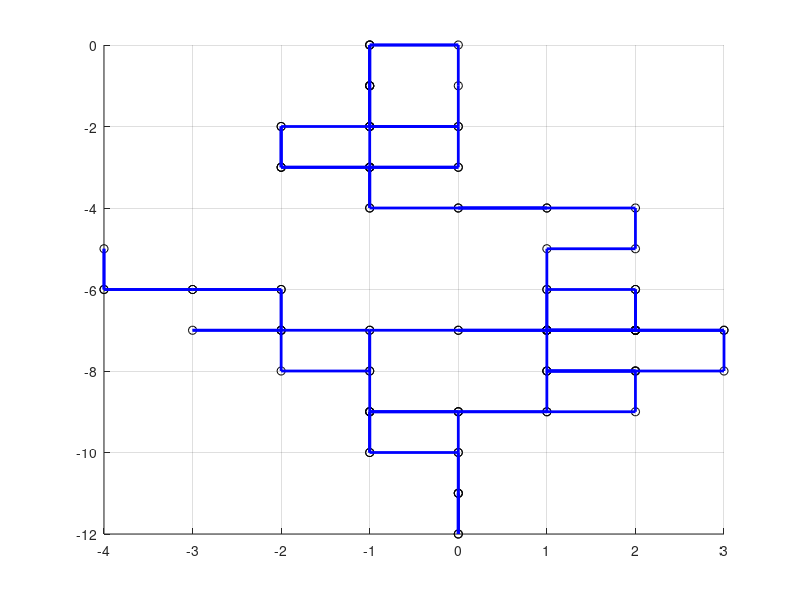

The MATLAB script that drew this image:
% Step 5, Generates a 2D array and prints it as an image

% initial variables
steps = 100;
canvas_size = 511;
pos = [0,0];
x_vals = pos(1);
y_vals = pos(2); 

% Initial array
image = ones(canvas_size, canvas_size);

 % loop for random walk generating map 
hold on 
for step = 1:steps
    dir = randi([1, 4]);
    switch dir
        case 1 % up
            if pos(2) < 255 
            pos(2) = pos(2) + 1;
            end 

        case 2 %right
            if pos(1) < 255
            pos(1) = pos(1) + 1;
            end

        case 3 % south
            if pos(2) > -255 
            pos(2) = pos(2) - 1;
            end

        case 4 % west
            if pos(1) > -255
            pos(1) = pos(1) - 1;
            end
    end

    % Saving coordinates for array
    x_vals = [x_vals, pos(1)];
    y_vals = [y_vals, pos(2)];


    % Plotting map
    plot(pos(1), pos(2), 'ko'); 
    %pause(0.05);  
    
end

% Plots all points together
grid on
plot(x_vals, y_vals, 'b-', 'LineWidth', 2);

% Displays array and plot
figure;
imshow(image)
